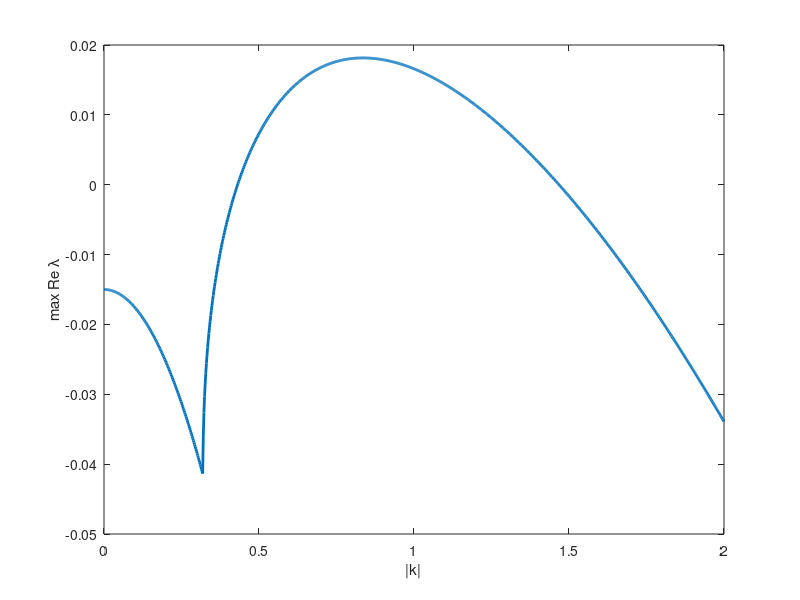

This chart was generated by the following MATLAB code:
A1 = [0.08,-0.08;0.1,0];
A2 = -[0.03,0.08];
A = A1+diag(A2);
D = [0.02,0.5];

k = linspace(0,2,1000);
a = 1;
b = (-trace(A)+sum(D)*k.^2);
c = (prod(D)*k.^4-(A(1,1)*D(2)+A(2,2)*D(1))*k.^2+det(A));
lambda = (-b+[1;-1]*sqrt(b.^2-4*a*c))./(2*a);
figure;
plot(k,max(real(lambda)),'LineWidth',2);
axis([0,2,-0.05,0.02]);
xlabel('|k|');
ylabel('max Re \lambda')
print(gcf,'C:\Users\zhbkl\Dropbox (MIT)\MIT Courses\2.168\2.168 Project\Final\dispersion','-dpng','-r400');
